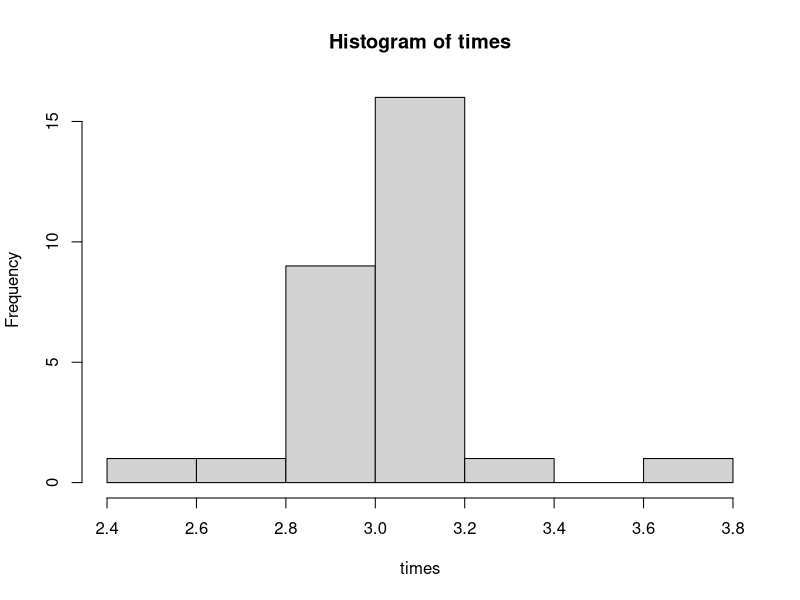
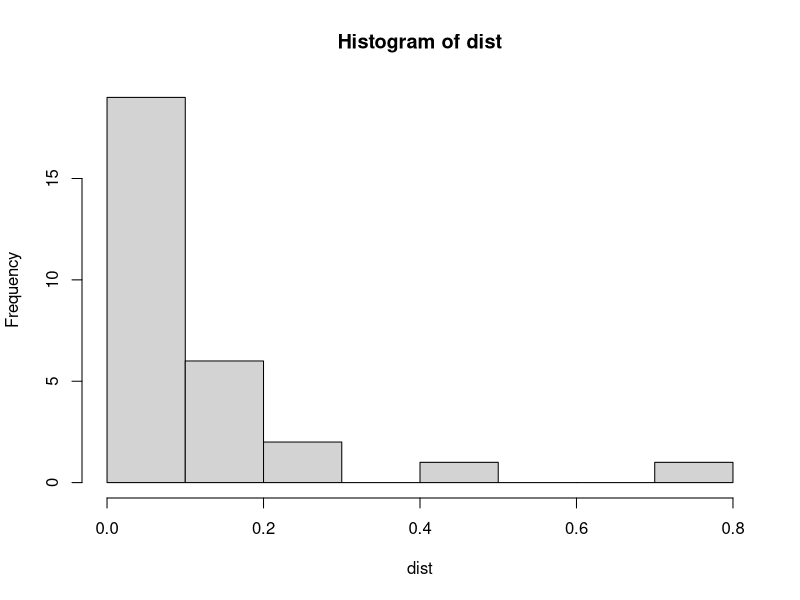

Source code (R) for these figures, in order:
## ---- chunk 1
# In this case, floats have been written using comma (,). Thus, we 
# inform read.csv() that we want something else as a column separator
# (anything would work in this case, besides comma).
data <- read.csv('reflexes.csv', sep = ' ')
# head() returns the first six rows of the data frame
head(data)
## ---- chunk 2
times <- data$X2.984
mean(times)
## ---- chunk 3
str(data)
## ---- chunk 4
times <- as.numeric(data$X2.984)
mean(times)
## ---- chunk 5
times <- sub(',', '.', data$X2.984)
str(times)
## ---- chunk 6
times <- as.numeric(times)
mean(times)
## ---- chunk 7
hist(times)
## ---- chunk 8
dist <- abs(times - 3)
mean(dist)
## ---- chunk 9
hist(dist)
## ---- chunk 10
median(dist)
## ---- chunk 11
dist_range <- range(dist)
dist_range
dist_range_R <- dist_range[2] - dist_range[1]
print(dist_range_R)
## ---- chunk 12
var(dist)
sd(dist)
